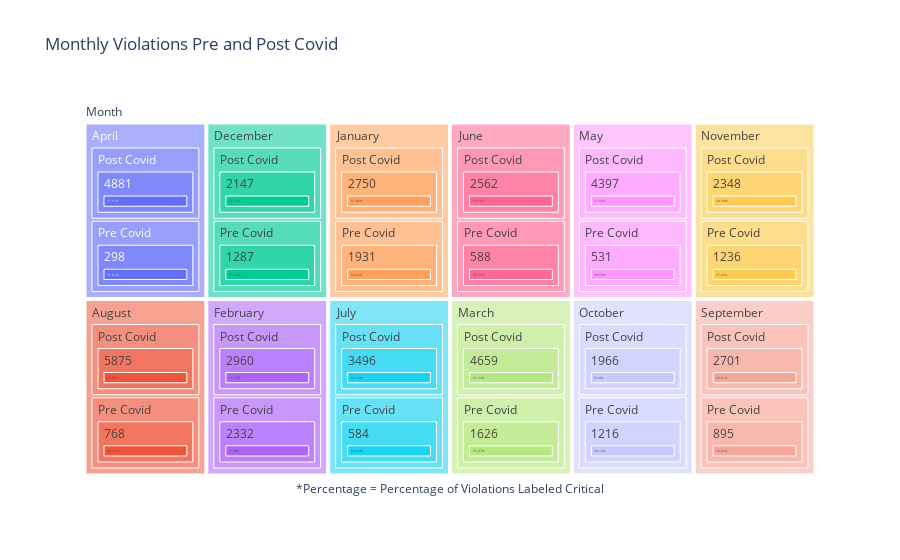

The code cell stored with this chart in its notebook:
### Code cell
#x = X_train["MONTH"], y = X_train["VIOLATIONS PER INSPECTION"]
# Treemap of month: sized by violations per month (total), then broken down by crit and non crit violations
flags = X_train.groupby(["MONTH", "POST COVID"]).sum()[["CRITICAL FLAGS PER INSPECTION", "VIOLATIONS PER INSPECTION"]]
flags = flags.reset_index()
flags.MONTH = flags.MONTH.apply(lambda x: calendar.month_name[x])
flags = flags.replace({0:"Pre Covid", 1:"Post Covid"})
flags["PERCENT CRITICAL"] = np.round(flags["CRITICAL FLAGS PER INSPECTION"]/
                                     flags["VIOLATIONS PER INSPECTION"]*100, 2).astype("str")+"%"

#flags[["CRITICAL FLAGS PER INSPECTION", "VIOLATIONS PER INSPECTION"]] = 
#np.round(flags[["CRITICAL FLAGS PER INSPECTION", "VIOLATIONS PER INSPECTION"]] / 
#         flags[["CRITICAL FLAGS PER INSPECTION", "VIOLATIONS PER INSPECTION"]].sum() * 100, 2)

violation_treemap = px.treemap(flags, path = [px.Constant("Month"), "MONTH", "POST COVID", 
                                              "VIOLATIONS PER INSPECTION", "PERCENT CRITICAL"], 
                                              title = "Monthly Violations Pre and Post Covid")
#values = "VIOLATIONS PER INSPECTION", 
violation_treemap.update_layout(annotations = [(dict(x = 0.5, y = -0.05, showarrow = False, 
                                                     text = "*Percentage = Percentage of Violations Labeled Critical"))])

#violation_treemap.write_image(file = PATH + "Results/covid effect on violations.png", format = "png")
# not used for altered formatting (lose critical flag count) - saved manually

### Figure 1 — Plotly figure (JSON) as saved in the notebook; plotly's stock layout.template omitted (floating-point values rounded to 4 significant figures)
{"data": [{"branchvalues": "total", "domain": {"x": [0, 1], "y": [0, 1]}, "hovertemplate": "labels=%{label}<br>count=%{value}<br>parent=%{parent}<br>id=%{id}<extra></extra>", "ids": ["Month/May/Pre Covid/531/50.66%", "Month/April/Pre Covid/298/51.01%", "Month/August/Pre Covid/768/55.47%", "Month/December/Pre Covid/1287/55.87%", "Month/March/Pre Covid/1626/55.97%", "Month/January/Pre Covid/1931/56.45%", "Month/February/Post Covid/2960/56.79%", "Month/March/Post Covid/4659/57.33%", "Month/April/Post Covid/4881/57.51%", "Month/February/Pre Covid/2332/57.8%", "Month/November/Pre Covid/1236/57.85%", "Month/January/Post Covid/2750/57.85%", "Month/May/Post Covid/4397/57.95%", "Month/July/Pre Covid/584/58.22%", "Month/October/Pre Covid/1216/58.22%", "Month/September/Pre Covid/895/58.32%", "Month/June/Pre Covid/588/58.67%", "Month/December/Post Covid/2147/58.73%", "Month/October/Post Covid/1966/59.0%", "Month/June/Post Covid/2562/59.52%", "Month/November/Post Covid/2348/60.39%", "Month/September/Post Covid/2701/60.61%", "Month/August/Post Covid/5875/60.85%", "Month/July/Post Covid/3496/61.53%", "Month/April/Pre Covid/298", "Month/May/Pre Covid/531", "Month/July/Pre Covid/584", "Month/June/Pre Covid/588", "Month/August/Pre Covid/768", "Month/September/Pre Covid/895", "Month/October/Pre Covid/1216", "Month/November/Pre Covid/1236", "Month/December/Pre Covid/1287", "Month/March/Pre Covid/1626", "Month/January/Pre Covid/1931", "Month/October/Post Covid/1966", "Month/December/Post Covid/2147", "Month/February/Pre Covid/2332", "Month/November/Post Covid/2348", "Month/June/Post Covid/2562", "Month/September/Post Covid/2701", "Month/January/Post Covid/2750", "Month/February/Post Covid/2960", "Month/July/Post Covid/3496", "Month/May/Post Covid/4397", "Month/March/Post Covid/4659", "Month/April/Post Covid/4881", "Month/August/Post Covid/5875", "Month/April/Post Covid", "Month/August/Post Covid", "Month/December/Post Covid", "Month/February/Post Covid", "Month/January/Post Covid", "Month/July/Post Covid", "Month/June/Post Covid", "Month/March/Post Covid", "Month/May/Post Covid", "Month/November/Post Covid", "Month/October/Post Covid", "Month/September/Post Covid", "Month/April/Pre Covid", "Month/August/Pre Covid", "Month/December/Pre Covid", "Month/February/Pre Covid", "Month/January/Pre Covid", "Month/July/Pre Covid", "Month/June/Pre Covid", "Month/March/Pre Covid", "Month/May/Pre Covid", "Month/November/Pre Covid", "Month/October/Pre Covid", "Month/September/Pre Covid", "Month/April", "Month/August", "Month/December", "Month/February", "Month/January", "Month/July", "Month/June", "Month/March", "Month/May", "Month/November", "Month/October", "Month/September", "Month"], "labels": ["50.66%", "51.01%", "55.47%", "55.87%", "55.97%", "56.45%", "56.79%", "57.33%", "57.51%", "57.8%", "57.85%", "57.85%", "57.95%", "58.22%", "58.22%", "58.32%", "58.67%", "58.73%", "59.0%", "59.52%", "60.39%", "60.61%", "60.85%", "61.53%", "298", "531", "584", "588", "768", "895", "1216", "1236", "1287", "1626", "1931", "1966", "2147", "2332", "2348", "2562", "2701", "2750", "2960", "3496", "4397", "4659", "4881", "5875", "Post Covid", "Post Covid", "Post Covid", "Post Covid", "Post Covid", "Post Covid", "Post Covid", "Post Covid", "Post Covid", "Post Covid", "Post Covid", "Post Covid", "Pre Covid", "Pre Covid", "Pre Covid", "Pre Covid", "Pre Covid", "Pre Covid", "Pre Covid", "Pre Covid", "Pre Covid", "Pre Covid", "Pre Covid", "Pre Covid", "April", "August", "December", "February", "January", "July", "June", "March", "May", "November", "October", "September", "Month"], "name": "", "parents": ["Month/May/Pre Covid/531", "Month/April/Pre Covid/298", "Month/August/Pre Covid/768", "Month/December/Pre Covid/1287", "Month/March/Pre Covid/1626", "Month/January/Pre Covid/1931", "Month/February/Post Covid/2960", "Month/March/Post Covid/4659", "Month/April/Post Covid/4881", "Month/February/Pre Covid/2332", "Month/November/Pre Covid/1236", "Month/January/Post Covid/2750", "Month/May/Post Covid/4397", "Month/July/Pre Covid/584", "Month/October/Pre Covid/1216", "Month/September/Pre Covid/895", "Month/June/Pre Covid/588", "Month/December/Post Covid/2147", "Month/October/Post Covid/1966", "Month/June/Post Covid/2562", "Month/November/Post Covid/2348", "Month/September/Post Covid/2701", "Month/August/Post Covid/5875", "Month/July/Post Covid/3496", "Month/April/Pre Covid", "Month/May/Pre Covid", "Month/July/Pre Covid", "Month/June/Pre Covid", "Month/August/Pre Covid", "Month/September/Pre Covid", "Month/October/Pre Covid", "Month/November/Pre Covid", "Month/December/Pre Covid", "Month/March/Pre Covid", "Month/January/Pre Covid", "Month/October/Post Covid", "Month/December/Post Covid", "Month/February/Pre Covid", "Month/November/Post Covid", "Month/June/Post Covid", "Month/September/Post Covid", "Month/January/Post Covid", "Month/February/Post Covid", "Month/July/Post Covid", "Month/May/Post Covid", "Month/March/Post Covid", "Month/April/Post Covid", "Month/August/Post Covid", "Month/April", "Month/August", "Month/December", "Month/February", "Month/January", "Month/July", "Month/June", "Month/March", "Month/May", "Month/November", "Month/October", "Month/September", "Month/April", "Month/August", "Month/December", "Month/February", "Month/January", "Month/July", "Month/June", "Month/March", "Month/May", "Month/November", "Month/October", "Month/September", "Month", "Month", "Month", "Month", "Month", "Month", "Month", "Month", "Month", "Month", "Month", "Month", ""], "type": "treemap", "values": [1, 1, 1, 1, 1, 1, 1, 1, 1, 1, 1, 1, 1, 1, 1, 1, 1, 1, 1, 1, 1, 1, 1, 1, 1, 1, 1, 1, 1, 1, 1, 1, 1, 1, 1, 1, 1, 1, 1, 1, 1, 1, 1, 1, 1, 1, 1, 1, 1, 1, 1, 1, 1, 1, 1, 1, 1, 1, 1, 1, 1, 1, 1, 1, 1, 1, 1, 1, 1, 1, 1, 1, 2, 2, 2, 2, 2, 2, 2, 2, 2, 2, 2, 2, 24]}], "layout": {"annotations": [{"showarrow": false, "text": "*Percentage = Percentage of Violations Labeled Critical", "x": 0.5, "y": -0.05}], "legend": {"tracegroupgap": 0}, "title": {"text": "Monthly Violations Pre and Post Covid"}}}
